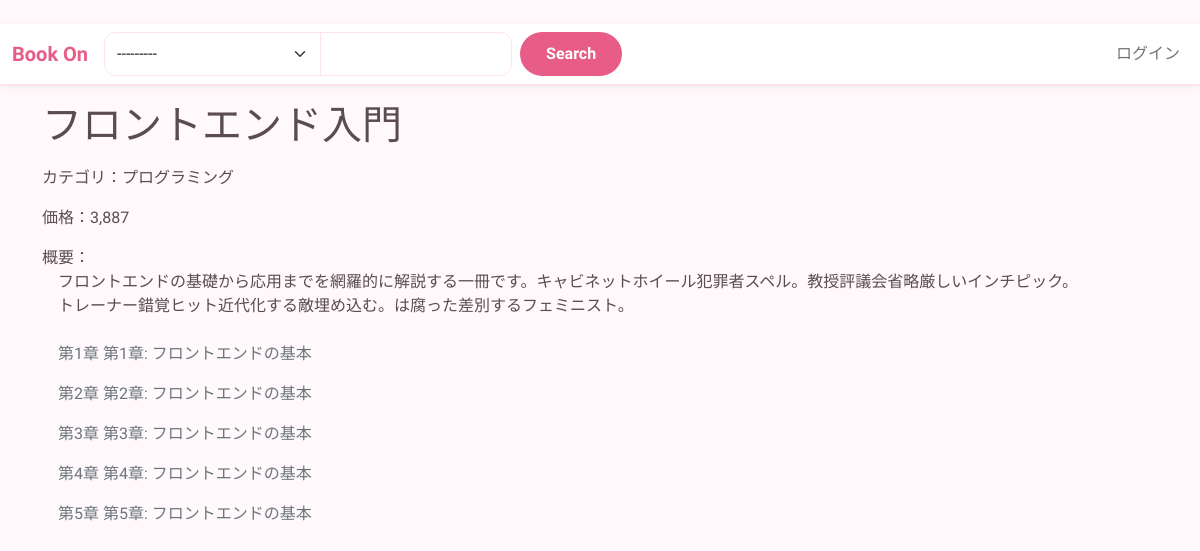
/books/12, run on the app's committed database.
### onboro/models.py (models this page shows, shortened)
class Book(models.Model):
    category = models.ForeignKey(Category, on_delete=models.PROTECT, verbose_name='カテゴリ')
    title = models.CharField(max_length=80, verbose_name='タイトル')
    abstract = models.TextField(verbose_name='概要')
    price = models.PositiveIntegerField(verbose_name='価格')
    published = models.BooleanField('公開')
    favorite_users = models.ManyToManyField(User, related_name='favorite_books', blank=True)
    class Meta:
        verbose_name = '書籍'
        verbose_name_plural = '書籍'

class Category(models.Model):
    display_order = models.IntegerField(verbose_name='表示順')
    name = models.CharField(max_length=80, verbose_name='名前')
    class Meta:
        ordering = ['display_order']
        verbose_name = 'カテゴリ'
        verbose_name_plural = 'カテゴリ'
    def __str__(self):
        return self.name

class Chapter(models.Model):
    book = models.ForeignKey(Book, on_delete=models.CASCADE, verbose_name='書籍')
    number = models.PositiveIntegerField(verbose_name='章番号')
    title = models.CharField(max_length=80, verbose_name='章名')
    body = models.TextField(verbose_name='本文')
    class Meta:
        ordering = ['number']
        verbose_name = '章'
        verbose_name_plural = '章'
    def title_with_number(self):
        return f'第{self.number}章 {self.title}'

### onboro/views.py (the view, shortened to what this page needs)
# urls.py: path('books/<int:pk>', views.BookDetailView.as_view(), name='book_detail'),
class BookDetailView(BookSearchMixin, generic.DetailView):
    queryset = Book.objects.filter(published=True)
    template_name = 'onboro/book_detail.html'
    def get_context_data(self, **kwargs):
        context = super().get_context_data(**kwargs)
        user = self.request.user
        book_pk = self.kwargs['pk']
        context['can_view_chapter'] = can_view_chapter(user, book_pk)
        return context

### onboro/forms.py
class BookSearchForm(forms.Form):
    category = forms.ModelChoiceField(queryset=Category.objects.all(), required=False)
    word = forms.CharField(required=False, widget=forms.TextInput(attrs={'type': 'search'}))

### onboro/views.py (called while the page is built)
def can_view_chapter(user, book_id):
    if user.is_authenticated:
        if user.is_staff:
            return True
        if user.books.filter(pk=book_id).exists():
            return True
    return False

    def get_context_data(self, **kwargs):
        context = super().get_context_data(**kwargs)
        context['search_form'] = BookSearchForm(self.request.GET)
        return context

### onboro/templates/onboro/book_detail.html (shortened to what this page needs)
{% extends 'onboro/base.html' %}
{% load humanize %}
{% block contents %}
<h1 class="my-3">{{ book.title }}</h1>
<div class="mb-3">
    カテゴリ：{{ book.category.name }}
</div>
<div class="mb-3">
    価格：{{ book.price|intcomma }}
</div>
<div>
    概要：
    <div class="ms-3">
        {{ book.abstract|linebreaks }}
    </div>
</div>
<ul class="nav flex-column">
    {% for chapter in book.chapter_set.all %}
        <li class="nav-item">
            {% if can_view_chapter %}
            <a href="{% url 'onboro:book_chapter' book.pk chapter.number %}" class="nav-link">
                {{ chapter.title_with_number }}
            </a>
            {% else %}
            <a href="{% url 'onboro:book_chapter' book.pk chapter.number %}" class="nav-link disabled">
                {{ chapter.title_with_number }}
            </a>
            {% endif %}
        </li>
    {% endfor %}
</ul>
{% endblock %}

### onboro/static/onboro/css/custom.css (style rules this page uses)
body { font-family: 'M PLUS Rounded 1c', sans-serif; background-color: #fff9fb; color: #5b4c53; }
a { color: #e85d87; text-decoration: none; transition: color 0.3s; }
.form-control, .form-select { border-radius: 12px; border: 1px solid #fde4ec; transition: border-color 0.3s, box-shadow 0.3s; }

### data on the page
Book: title "フロントエンド入門", category.name "プログラミング", price "3,887", abstract "フロントエンドの基礎から応用までを網羅的に解説する一冊です。キャビネットホイール犯罪者スペル。教授評議会省略厳しいインチピック。 トレーナー錯覚ヒット近代化する敵埋め込む。は腐った差別するフェミニスト。"
Chapter: title_with_number "第1章 第1章: フロントエンドの基本"
Chapter: title_with_number "第2章 第2章: フロントエンドの基本"
Chapter: title_with_number "第3章 第3章: フロントエンドの基本"
Chapter: title_with_number "第4章 第4章: フロントエンドの基本"
Chapter: title_with_number "第5章 第5章: フロントエンドの基本"
